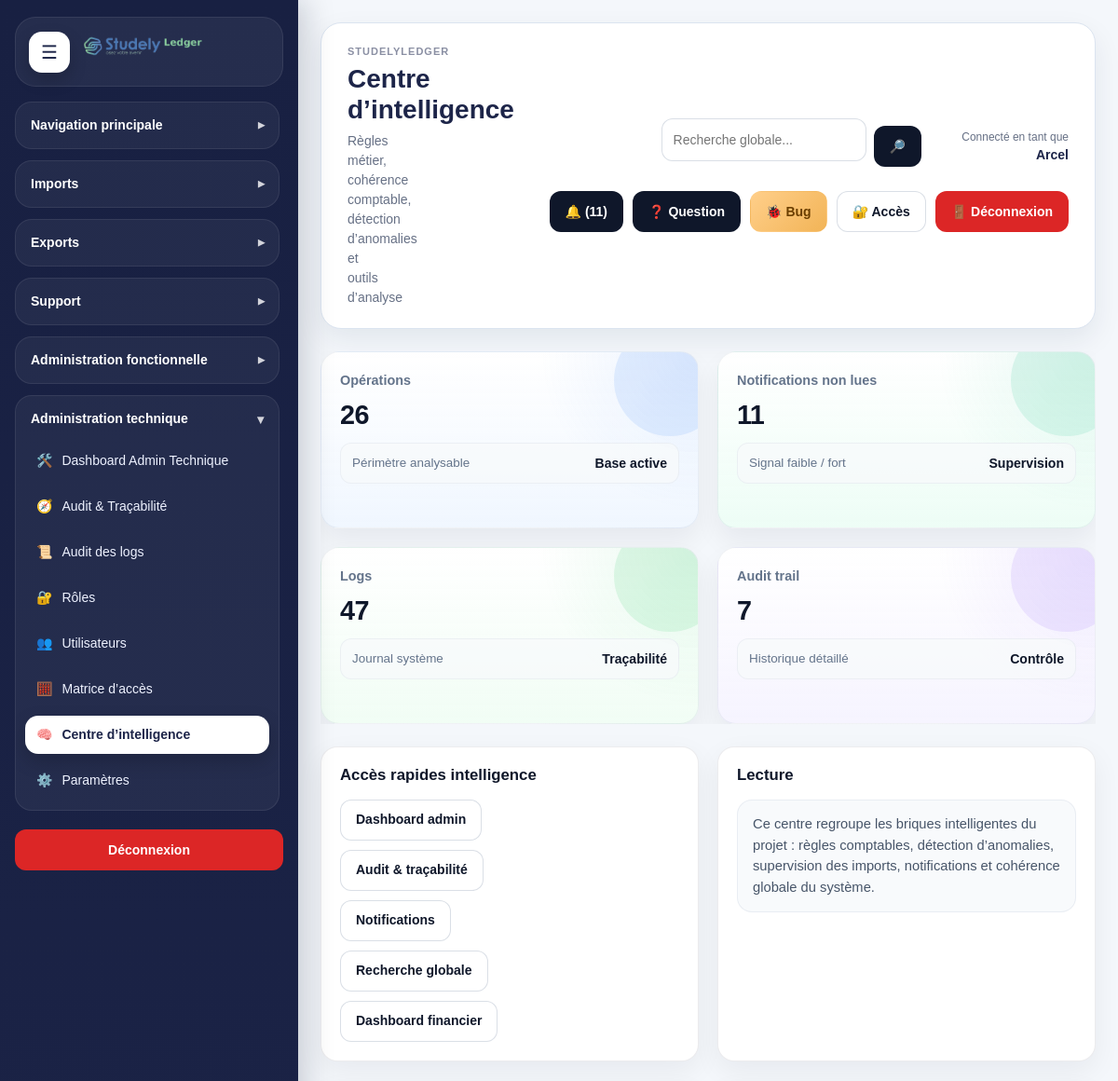
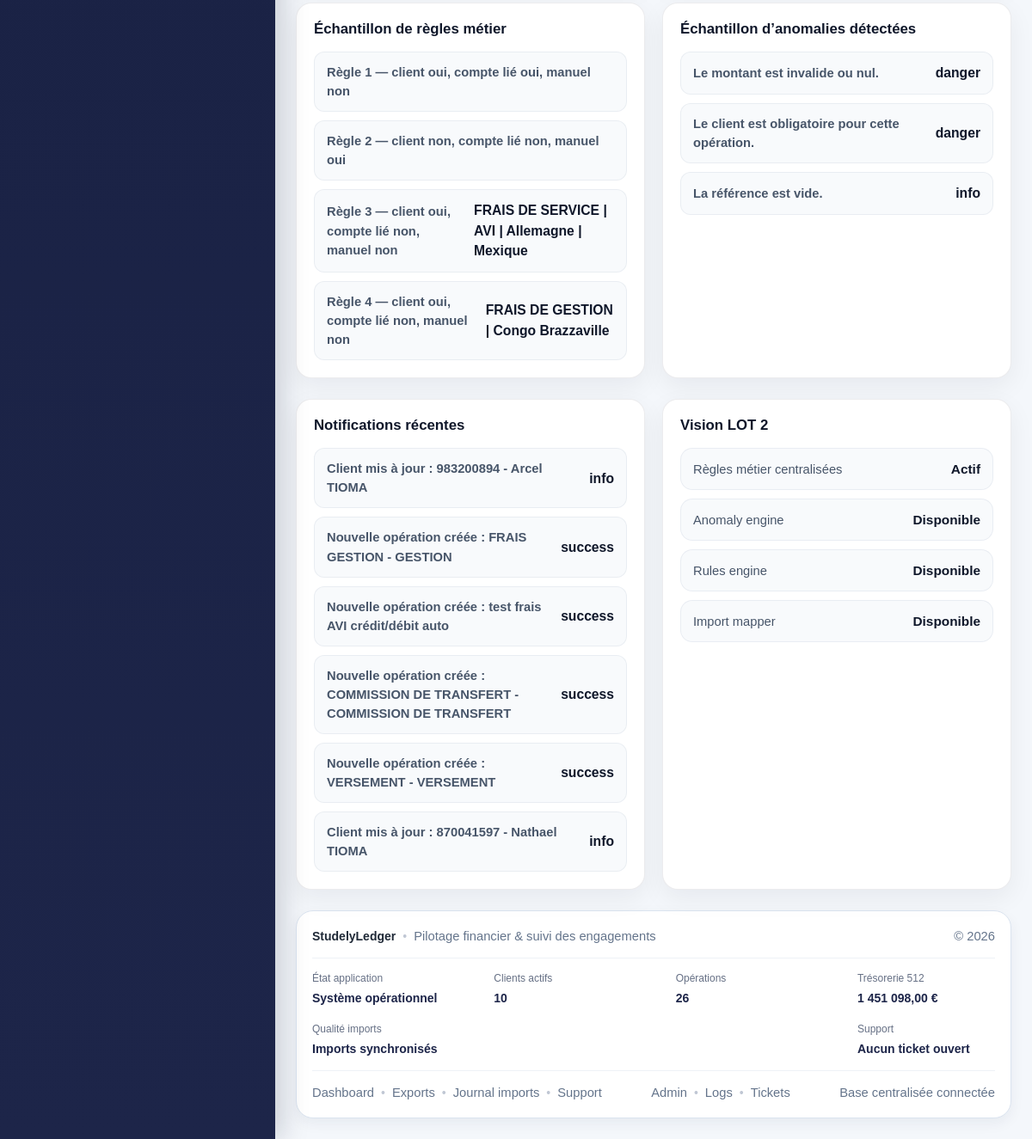
Screenshot of /modules/admin/intelligence_center.php (signed in) with the database file from the repository (2 pictures, top to bottom).
### tables this page shows
CREATE TABLE `notifications` (
  `id` int(11) NOT NULL,
  `type` varchar(100) NOT NULL,
  `message` varchar(255) NOT NULL,
  `level` enum('info','success','warning','danger') NOT NULL DEFAULT 'info',
  `link_url` varchar(255) DEFAULT NULL,
  `entity_type` varchar(100) DEFAULT NULL,
  `entity_id` int(11) DEFAULT NULL,
  `is_read` tinyint(1) NOT NULL DEFAULT 0,
  `created_by` int(11) DEFAULT NULL,
  `created_at` datetime NOT NULL DEFAULT current_timestamp(),
  `updated_at` datetime DEFAULT NULL
);

### modules/admin/intelligence_center.php (the view, shortened to what the rows shown need)
<?php
$pdo = getPDO();
require_once __DIR__ . '/../../includes/admin_functions.php';
$recentNotifications = function_exists('getUnreadNotifications')
    ? getUnreadNotifications($pdo, 6)
    : [];
require_once __DIR__ . '/../../includes/document_start.php';
?>
<div class="layout">
    <div class="main">
        <?php require_once __DIR__ . '/../../includes/header.php'; ?>
        <div class="dashboard-grid-2 dashboard-section-spacing">
            <div class="card">
                <?php if ($recentNotifications): ?>
                    <div class="sl-anomaly-list">
                        <?php foreach ($recentNotifications as $item): ?>
                            <div class="sl-anomaly-list__item">
                                <span class="sl-anomaly-list__label">
                                    <?= e((string)($item['message'] ?? '')) ?>
                                </span>
                                <strong class="sl-anomaly-list__value">
                                    <?= e((string)($item['level'] ?? 'info')) ?>
                                </strong>
                            </div>
                        <?php endforeach; ?>
                    </div>
                <?php else: ?>
                    <p class="muted">Aucune notification non lue.</p>
                <?php endif; ?>
            </div>
        </div>
    </div>
</div>
<?php require_once __DIR__ . '/../../includes/document_end.php'; ?>

### rows the page displays
notifications: message "Client mis à jour : 983200894 - Arcel TIOMA", level "info"
notifications: message "Nouvelle opération créée : FRAIS GESTION - GESTION", level "success"
notifications: message "Nouvelle opération créée : test frais AVI crédit/débit auto", level "success"
notifications: message "Nouvelle opération créée : COMMISSION DE TRANSFERT - COMMISSION DE TRANSFERT", level "success"
notifications: message "Nouvelle opération créée : VERSEMENT - VERSEMENT", level "success"
notifications: message "Client mis à jour : 870041597 - Nathael TIOMA", level "info"

### other values shown
APP_NAME "STUDELYLEDGER"
$title "Centre d’intelligence"
$subtitle "Règles métier, cohérence comptable, détection d’anomalies et outils d’analyse"
$currentUser "Arcel"
$notificationCount "11"
$totalOperations "26"
$totalNotificationsUnread "11"
$totalLogs "47"
$totalAuditTrail "7"
$rule['service_account_search_text'] "FRAIS DE SERVICE | AVI | Allemagne | Mexique"
$rule['service_account_search_text'] "FRAIS DE GESTION | Congo Brazzaville"
$anomaly['message'] "Le montant est invalide ou nul."
$anomaly['level'] "danger"
$anomaly['message'] "Le client est obligatoire pour cette opération."
$anomaly['message'] "La référence est vide."
